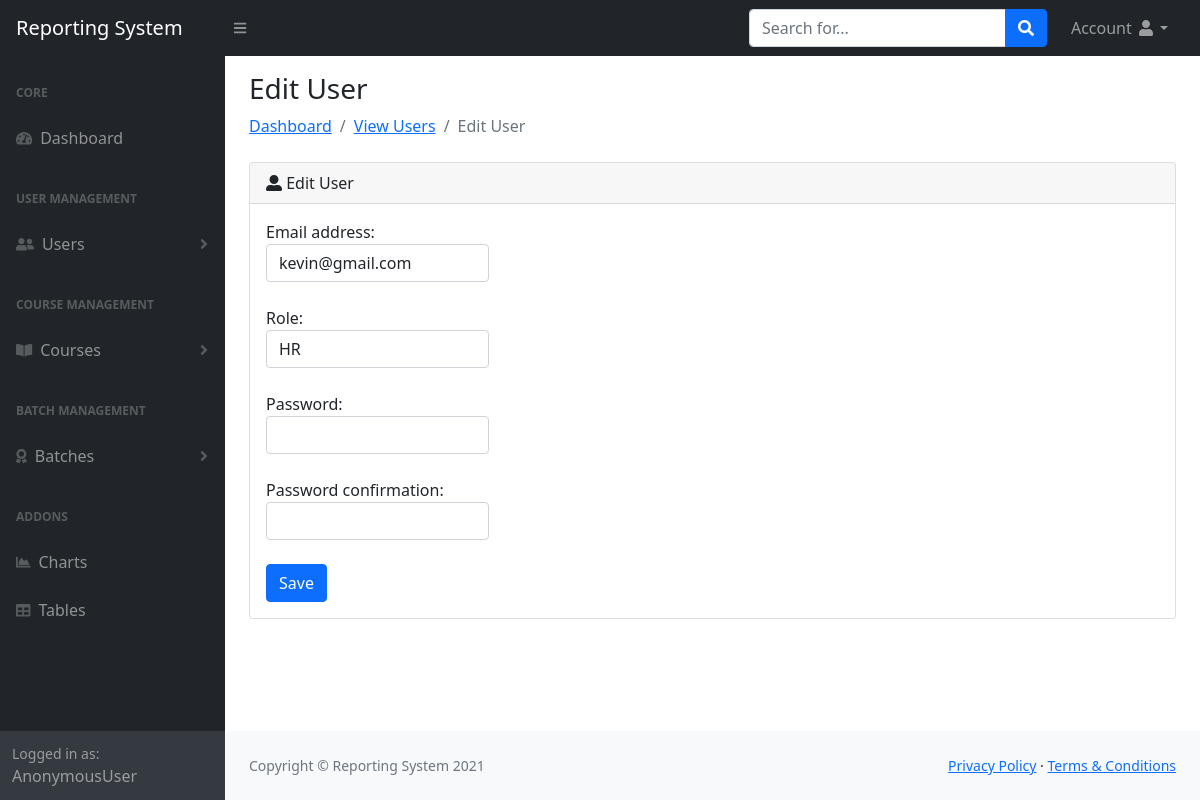
Page /head/users/update/3 on the earlier database version.
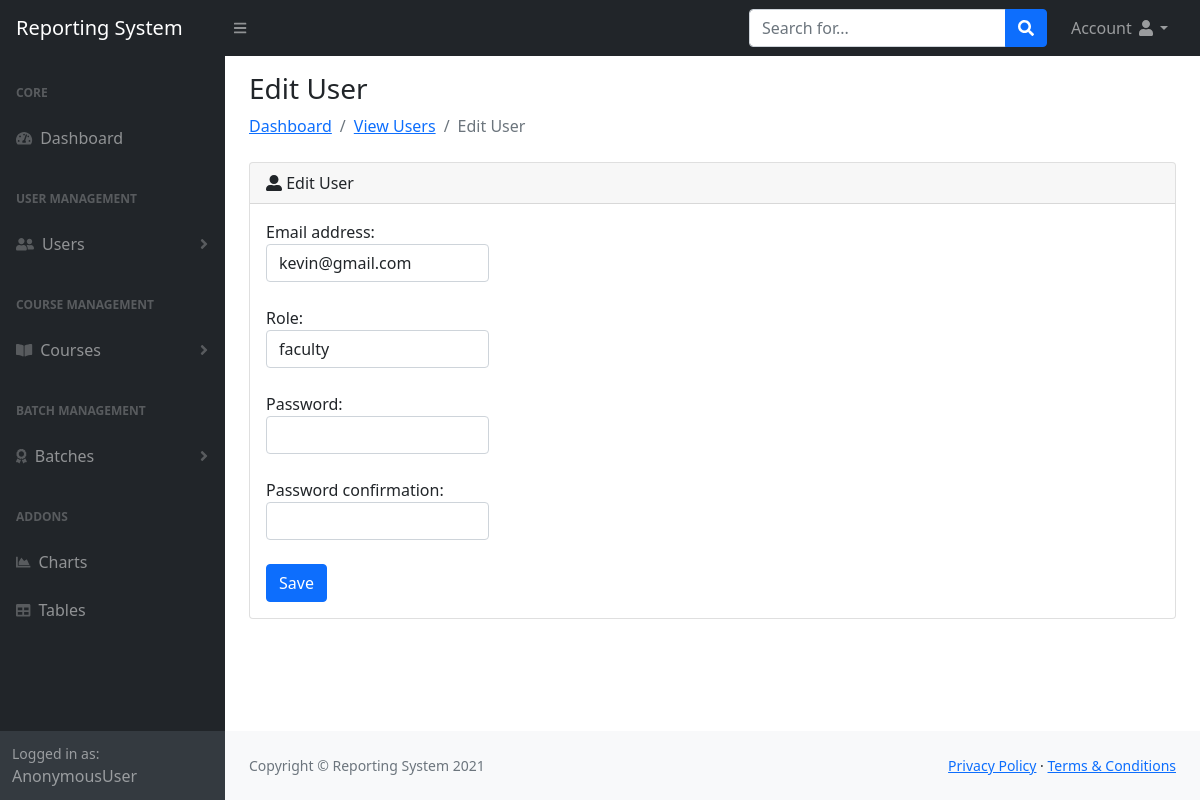
Same page on the later database version.
### reporting/models.py (models this page shows, shortened)
class CustomUser(AbstractBaseUser):
    email = models.EmailField(
        verbose_name='email address',
        max_length=255,
        unique=True,
    )
    options = (('faculty', 'faculty'), ('HR', 'HR'), ('counselor', 'counselor'))
    role = models.CharField(max_length=50, choices=options, default='faculty')
    is_active = models.BooleanField(default=True)
    is_admin = models.BooleanField(default=False)
    objects = CustomUserManager()
    USERNAME_FIELD = 'email'
    REQUIRED_FIELDS = ['role', 'password']

### reporting/views.py (the view)
# urls.py: path('users/update/<int:id>', views.UserEdit.as_view(), name='useredit'),
class UserEdit(UpdateView):
    form_class = forms.UserAddForm
    model = models.CustomUser
    pk_url_kwarg = 'id'                             # change the value pk to id. default value is pk, used to refer id field in the model
    template_name = 'reporting/user_edit.html'
    success_url = reverse_lazy('userlist')

### reporting/forms.py
class UserAddForm(UserCreationForm):
    class Meta:
        model = models.CustomUser
        fields = ['email', 'role', 'password1', 'password2']

### templates/reporting/user_edit.html
<!DOCTYPE html>
<!DOCTYPE html>
{% extends 'reporting/index.html' %}
{% load static %}
{% load widget_tweaks %}
{% block content %}
<div class="container-fluid px-4">
    <h3 class="mt-3">Edit User</h3>
    <ol class="breadcrumb mb-4">
        <li class="breadcrumb-item"><a href="{% url 'admindash' %}">Dashboard</a></li>
        <li class="breadcrumb-item"><a href="{% url 'courselist' %}">View Users</a></li>
        <li class="breadcrumb-item active">Edit User</li>
    </ol>
    <div class="card mb-4">
        <div class="card-header">
            <i class="fas fa-user-alt"></i>
            Edit User
        </div>
        <div class="card-body">
            <form action="" method="POST">{% csrf_token %}
                <div class='col-3'>
                    <div class="form-group">
                        {% for field in form %}
                        <div class="form-group">
                          {{ field.label_tag }}
                          {% render_field field class="form-control" %} <br>
                        </div>
                      {% endfor %}
                    </div>
                </div>
                <button type="submit" class="btn btn-primary">Save</button>
            </form>
        </div>
    </div>
</div>
{% endblock %}

Differences in the rows shown:
changed CustomUser "kevin@gmail.com": role "HR" → "faculty"
